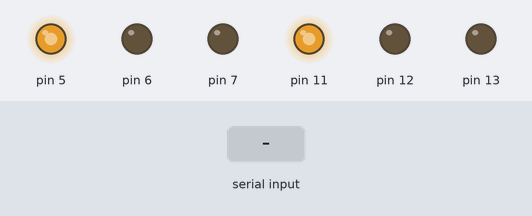
Simulated run of this sketch. Board: Arduino Uno, built with avr-gcc and run on an emulated ATmega328P. Parts: output pins drawn as LEDs (lit = HIGH). The inputs (shaded band) are chosen by the test bench.

Above: at 1.2 s.
1.3 s: "1" received over Serial
At 1.7 s:
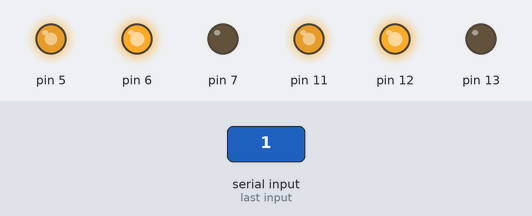
2.8 s: "2" received over Serial
At 4.1 s:
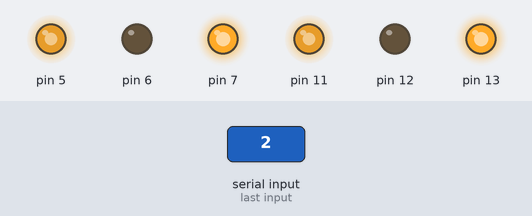
Timing chart, 0 to 5.8 s (numbered marks = the images above; inputs shaded):
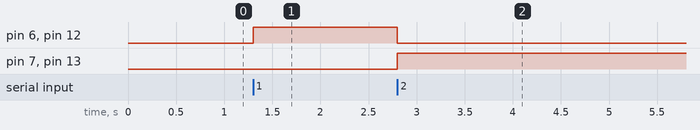

Measured:
- after the input at 1.3 s, pin 6, pin 12: LOW → HIGH at once
- after the input at 2.8 s, pin 6, pin 12: HIGH → LOW at once; pin 7, pin 13: LOW → HIGH at once

The sketch:

abdullah_blutooth.ino
```cpp
void setup() {
  // put your setup code here, to run once:
pinMode(11,OUTPUT);
pinMode(12,OUTPUT);
pinMode(13,OUTPUT);
analogWrite(11,200);

pinMode(5,OUTPUT);
pinMode(6,OUTPUT);
pinMode(7,OUTPUT);
analogWrite(5,200);

Serial.begin(9600);
}

void loop() {
  // put your main code here, to run repeatedly:
int x = Serial.read();

if(x=='1'){
  digitalWrite(12,HIGH);
  digitalWrite(13,LOW);

  digitalWrite(6,HIGH);
  digitalWrite(7,LOW);
  }
if(x=='2'){
  digitalWrite(12,LOW);
  digitalWrite(13,HIGH);

  digitalWrite(6,LOW);
  digitalWrite(7,HIGH);
  }
}
```
